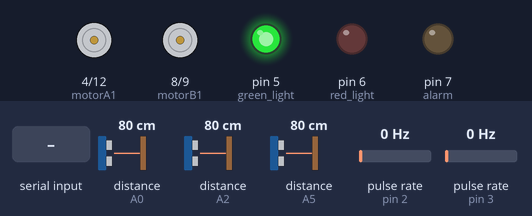
Simulated run of this sketch. Board: Arduino Uno, built with avr-gcc and run on an emulated ATmega328P. Shown: motor-driver pin pairs drawn as motors (green arrow = first pin HIGH = forward, orange = second pin HIGH = backward, longer = more drive, scaled by the enable pin), output pins drawn as LEDs (lit = HIGH). Wiring (inferred from the names in the program): 3 × ultrasonic range finder: trigger A1, echo A0 / trigger A3, echo A2 / trigger A4, echo A5; 2 × pulse sensor: data pin 2 / data pin 3. The test bench sets the inputs (shaded band); at power-on: distance to the obstacle (sensors on A0, A2, A5) 80 cm, pulse rate (sensors on pin 2, pin 3) 0 Hz. The echo pulse lasts 58.3 µs per cm; pins used as bus, display or sensor lines are not drawn; what the sketch prints to the serial monitor is not drawn.

Above: at 1.2 s.
1.3 s: distance to the obstacle (sensor on A0) set to 54 cm
2.8 s: distance to the obstacle (sensor on A0) set to 48 cm
At 3.6 s:
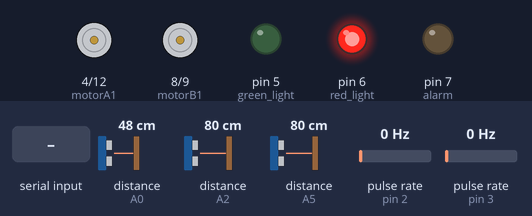
4.3 s: distance to the obstacle (sensor on A2) set to 35 cm
5.8 s: distance to the obstacle (sensor on A2) set to 28 cm
At 6.8 s:
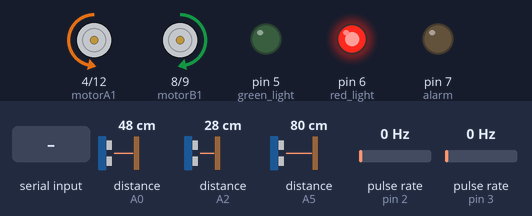
7.3 s: "f\n" received over Serial
At 7.9 s:
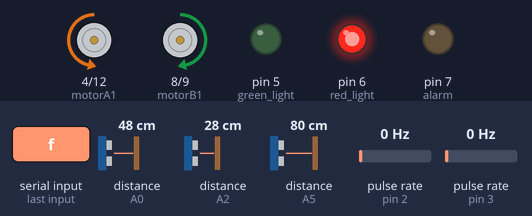
8.9 s: "b\n" received over Serial
At 8.97 s:
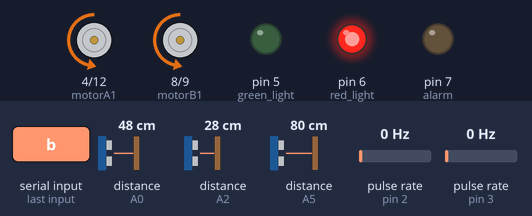
Timing chart, 0 to 11.5 s (numbered marks = the images above; inputs shaded):
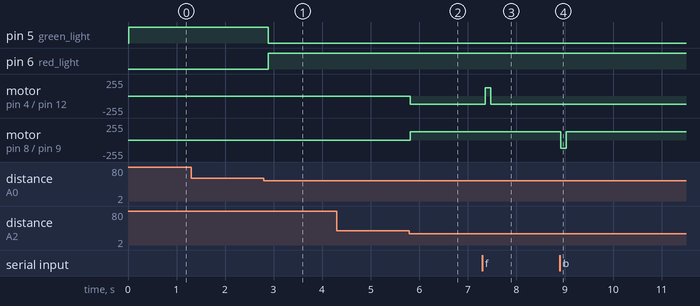

Measured:
- the behaviour switches between 51 and 50 cm on distance to the obstacle (sensor on A0) (found by bisection; images 0 and 1)
- the behaviour switches between 31 and 30 cm on distance to the obstacle (sensor on A2) (found by bisection; images 1 and 2)
- after the input at 1.3 s, every drawn part: stays the same
- after the input at 2.8 s, pin 5 (green_light): HIGH → LOW after 0.09 s; pin 6 (red_light): LOW → HIGH after 0.09 s
- after the input at 4.3 s, every drawn part: stays the same
- after the input at 5.8 s, motor on pin 4 (motorA1) / pin 12 (motorA2): stopped → backward 125/255 at once; motor on pin 8 (motorB1) / pin 9 (motorB2): stopped → forward 125/255 at once
- after the input at 7.3 s, motor on pin 4 (motorA1) / pin 12 (motorA2): backward 125/255 → forward 125/255 after 0.07 s, → backward 125/255 0.11 s later
- after the input at 8.9 s, motor on pin 8 (motorB1) / pin 9 (motorB2): forward 125/255 → backward 125/255 at once, → forward 125/255 0.11 s later

The sketch:

basic_with_all_function.ino
```cpp
// Motor & Lights
#define alarm 7
#define red_light 6
#define green_light 5
#define motorA1 4//change from 2 to 4
#define motorA2 12//change from 3 to 12
#define motorB1 8
#define motorB2 9
#define leftPWM 10
#define rightPWM 11

// Ultrasonic Pins
const int trigPinM = A1;
const int echoPinM = A0;
const int trigPinR = A3;
const int echoPinR = A2;
const int trigPinL = A4;
const int echoPinL = A5;

// Encoder Pins
#define leftEncoderPin 2 // set already
#define rightEncoderPin 3 //set already
volatile long leftTicks = 0;
volatile long rightTicks = 0;

// State Variables
int threshold_dist = 50;
int distM, distR, distL;
String inputString = "";
bool stringComplete = false;

int leftSpeed = 125;  // add leftSpeed
int rightSpeed = 125; // add rightSpeed

void setup() {
  Serial.begin(9600);
  inputString.reserve(50);

  pinMode(alarm, OUTPUT);
  pinMode(red_light, OUTPUT);
  pinMode(green_light, OUTPUT);

  pinMode(trigPinM, OUTPUT); pinMode(echoPinM, INPUT);
  pinMode(trigPinR, OUTPUT); pinMode(echoPinR, INPUT);
  pinMode(trigPinL, OUTPUT); pinMode(echoPinL, INPUT);

  pinMode(motorA1, OUTPUT); pinMode(motorA2, OUTPUT);
  pinMode(motorB1, OUTPUT); pinMode(motorB2, OUTPUT);
  pinMode(leftPWM, OUTPUT); pinMode(rightPWM, OUTPUT);// change speedmotor to leftPWM and rightPWM

  analogWrite(leftPWM, leftSpeed); // add left motor speed
  analogWrite(rightPWM, rightSpeed); // add right motor speed

  pinMode(leftEncoderPin, INPUT_PULLUP);
  pinMode(rightEncoderPin, INPUT_PULLUP);
  attachInterrupt(digitalPinToInterrupt(leftEncoderPin), countLeft, RISING);
  attachInterrupt(digitalPinToInterrupt(rightEncoderPin), countRight, RISING);
}

void loop() {
  readUltrasonics();

  if (stringComplete) {
    processSerialCommand(inputString);
    inputString = "";
    stringComplete = false;
  }

  sendEncoderData();
  delay(100);  // limit loop speed
}

void serialEvent() {
  while (Serial.available()) {
    char inChar = (char)Serial.read();
    inputString += inChar;
    if (inChar == '\n') {
      stringComplete = true;
    }
  }
}

void processSerialCommand(String cmd) {
  cmd.trim();  // Remove trailing newline and whitespace

  // ROS 2 motor driver node sends single characters
  if (cmd.length() == 1) {
    char c = cmd.charAt(0);
    switch (c) {
      case 'f':
        Lmotor_forward(); Rmotor_forward();
        break;
      case 'b':
        Lmotor_reverse(); Rmotor_reverse();
        break;
      case 'l':
        Lmotor_reverse(); Rmotor_forward();
        break;
      case 'r':
        Lmotor_forward(); Rmotor_reverse();
        break;
      case 's':
        Lmotor_stop(); Rmotor_stop();
        break;
      default:
        break;
    }
  }
  // Optional: support CMD:<left>:<right> format (can be used later)
  else if (cmd.startsWith("CMD:")) {
    int sep = cmd.indexOf(':', 4);
    if (sep > 4) {
      int leftDir = cmd.substring(4, sep).toInt();
      int rightDir = cmd.substring(sep + 1).toInt();
      setMotorDirection(leftDir, rightDir);
    }
  }
}


void setMotorDirection(int leftDir, int rightDir) {
  // Left motor
  if (leftDir > 0) { Lmotor_forward(); }
  else if (leftDir < 0) { Lmotor_reverse(); }
  else { Lmotor_stop(); }

  // Right motor
  if (rightDir > 0) { Rmotor_forward(); }
  else if (rightDir < 0) { Rmotor_reverse(); }
  else { Rmotor_stop(); }
}

void readUltrasonics() {
  distM = ultrasonic(trigPinM, echoPinM);
  distR = ultrasonic(trigPinR, echoPinR);
  distL = ultrasonic(trigPinL, echoPinL);

  if (distM < threshold_dist && distR < threshold_dist - 20) {
    Rmotor_forward(); Lmotor_reverse();
  } else if (distM < threshold_dist && distL < threshold_dist - 20) {
    Lmotor_forward(); Rmotor_reverse();
  } else if (distM < threshold_dist) {
    Rmotor_stop(); Lmotor_stop(); Rlight_on(); Glight_off();
  } else {
    Glight_on(); Rlight_off(); alarm_off();
  }
}

void sendEncoderData() {
  Serial.print("ENC_L:"); Serial.print(leftTicks);
  Serial.print(" ENC_R:"); Serial.println(rightTicks);
}

int ultrasonic(int trigPin, int echoPin) {
  digitalWrite(trigPin, LOW); delayMicroseconds(2);
  digitalWrite(trigPin, HIGH); delayMicroseconds(10); digitalWrite(trigPin, LOW);
  long duration = pulseIn(echoPin, HIGH);
  int distance = duration * 0.034 / 2;
  return distance;
}

// Motor control functions with PWM
void Rmotor_forward()  { digitalWrite(motorB1, HIGH); digitalWrite(motorB2, LOW); analogWrite(rightPWM, rightSpeed); }//add rightPWM
void Rmotor_reverse()  { digitalWrite(motorB1, LOW);  digitalWrite(motorB2, HIGH); analogWrite(rightPWM, rightSpeed); }//add rightPWM
void Rmotor_stop()     { digitalWrite(motorB1, LOW);  digitalWrite(motorB2, LOW); analogWrite(rightPWM, 0); }//add rightPWM

void Lmotor_forward()  { digitalWrite(motorA1, HIGH); digitalWrite(motorA2, LOW);  analogWrite(leftPWM, leftSpeed);}//add leftPWM
void Lmotor_reverse()  { digitalWrite(motorA1, LOW);  digitalWrite(motorA2, HIGH); analogWrite(leftPWM, leftSpeed);}//add leftPWM
void Lmotor_stop()     { digitalWrite(motorA1, LOW);  digitalWrite(motorA2, LOW); analogWrite(leftPWM, 0); }//add leftPWM

//Light and Alarm control functions
void Glight_on()       { digitalWrite(green_light, HIGH); }
void Glight_off()      { digitalWrite(green_light, LOW); }
void Rlight_on()       { digitalWrite(red_light, HIGH); }
void Rlight_off()      { digitalWrite(red_light, LOW); }
void alarm_on()        { digitalWrite(alarm, HIGH); }
void alarm_off()       { digitalWrite(alarm, LOW); }

// Encoder counters
void countLeft() { leftTicks++; }
void countRight() { rightTicks++; }
```
